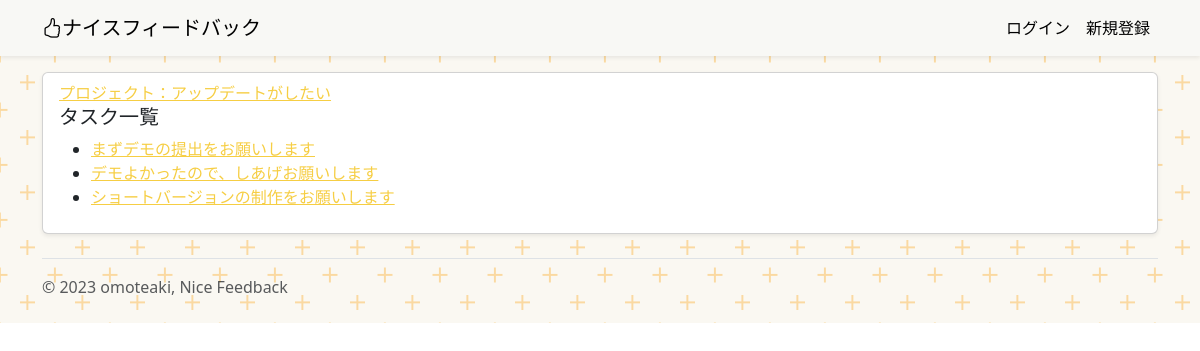
The app's page /task-list/1 with its own data.
### project/models.py (models this page shows, shortened)
class Project(models.Model):
    title = models.CharField(
        verbose_name="プロジェクトのタイトル",
        max_length=30,
    )
    about = models.TextField(
        verbose_name="このプロジェクトについて"
    )
    purpose = models.TextField(
        verbose_name="このプロジェクトで実現したいこと",
        null=True
    )
    deadline_datetime = models.DateTimeField(
        verbose_name="締め切り日時",
    )
    reference_image1 = models.ImageField(
        verbose_name="参考画像1",
        upload_to="references",
        blank=True,
        null=True,
    )
    reference_image2 = models.ImageField(
        verbose_name="参考画像2",
        upload_to="references",
        blank=True,
        null=True,
    )
    reference_image3 = models.ImageField(
        verbose_name="参考画像3",
        upload_to="references",
        blank=True,
        null=True,
    )
    reference_movie1 = models.FileField(
        verbose_name="参考動画1",
        upload_to="references",
        blank=True,
        null=True,
    )
    reference_movie2 = models.FileField(
        verbose_name="参考動画2",
        upload_to="references",
        blank=True,
        null=True,
    )
    reference_movie3 = models.FileField(
        verbose_name="参考動画3",
        upload_to="references",
        blank=True,
        null=True,
    )
    reference_music1 = models.FileField(
        verbose_name="参考音源1",
        upload_to="references",
        blank=True,
        null=True,
    )
    reference_music2 = models.FileField(
        verbose_name="参考音源2",
        upload_to="references",
        blank=True,
        null=True,
    )
    reference_music3 = models.FileField(
        verbose_name="参考音源3",
        upload_to="references",
        blank=True,
        null=True,
    )
    reference_url1 = models.URLField(
        verbose_name="参考URL1",
        blank=True,
        null=True,
    )
    reference_url2 = models.URLField(
        verbose_name="参考URL2",
        blank=True,
        null=True,
    )
    reference_url3 = models.URLField(
        verbose_name="参考URL3",
        blank=True,
        null=True,
    )
    created_at = models.DateTimeField(
        verbose_name="プロジェクトを登録した日時",
        auto_now_add=True,
    )
    updated_at = models.DateTimeField(
        verbose_name="プロジェクトの詳細を更新した時間",
        auto_now=True,
    )
    orderer_user = models.ForeignKey(
        CustomUser,
        verbose_name="発注者",
        on_delete=models.PROTECT,
        related_name="orderer_user",
    )
    contractor_user = models.ForeignKey(
        CustomUser,
        verbose_name="受注者",
        on_delete=models.PROTECT,
        related_name="contractor_user",
    )
    orderer_users = models.ManyToManyField(
        CustomUser,
        verbose_name="発注者のサポーター",
        blank=True,
        related_name="orderer_users",
    )
    contractor_users = models.ManyToManyField(
        CustomUser,
        verbose_name="受注者のサポーター",
        blank=True,
        related_name="contractor_users",
    )
    created_user = models.ForeignKey(
        CustomUser,
        verbose_name="プロジェクトの作成者",
        on_delete=models.PROTECT,
        related_name="created_user"
    )
    is_done = models.BooleanField(
        default=False,
        help_text="プロジェクトが完了したらTrue"
    )
    is_accepted = models.BooleanField(
        default=False,
        help_text="プロジェクトを確認してもらえたらTrue"
    )
    feedback_rule = models.ForeignKey(
        UserDetail,
        verbose_name="受注した人が設定したフィードバックルール",
        on_delete=models.CASCADE,
        blank=True,
        null=True,
    )
    def __str__(self):
        return self.title

class Task(models.Model):
    title = models.CharField(
        verbose_name="タイトル",
        max_length=30,
    )
    content = models.TextField(
        verbose_name="本文"
    )
    deadline_datetime = models.DateTimeField(
        verbose_name="締め切り日時",
    )
    added_at = models.DateTimeField(
        verbose_name="タスクを追加した日時",
        auto_now_add=True,
    )
    updated_at = models.DateTimeField(
        verbose_name="タスクを更新した日時",
        auto_now=True,
        null=True,
        blank=True,
    )
    project = models.ForeignKey(
        Project,
        verbose_name="プロジェクト",
        on_delete=models.CASCADE
    )
    def __str__(self):
        return self.title

### project/views.py (the view)
# urls.py: path('task-list/<int:pk>', views.TaskListView.as_view(), name="task_list"),
class TaskListView(ListView):
    template_name = "task_list.html"
    def get_queryset(self):
        Tasks = Task.objects.filter(project_id=self.kwargs["pk"])
        return Tasks
    def get_context_data(self, **kwargs):
        context = super().get_context_data(**kwargs)
        context["project"] = Project.objects.get(id=self.kwargs["pk"])
        return context

### project/templates/task_list.html (shortened to what this page needs)
{% extends "base.html" %}
{% block contents %}
<div class="container">
  <div class="card py-2 px-3 bg-white">
    <a href="{% url "project:project_detail" project.pk %}">プロジェクト：{{project}}</a>
    <h5>タスク一覧</h5>
    <ul>
      {% for record in object_list %}
      <li>
        <a href="{% url "project:task_detail" record.pk %}">
          {{record}}
        </a>
      </li>
      {% endfor %}
    </ul>
  </div>
</div>
{% endblock %}

### static/css/style.css (style rules this page uses)
body { position: relative; }

### records on screen
Project: title "アップデートがしたい"
Task: title "まずデモの提出をお願いします"
Task: title "デモよかったので、しあげお願いします"
Task: title "ショートバージョンの制作をお願いします"
